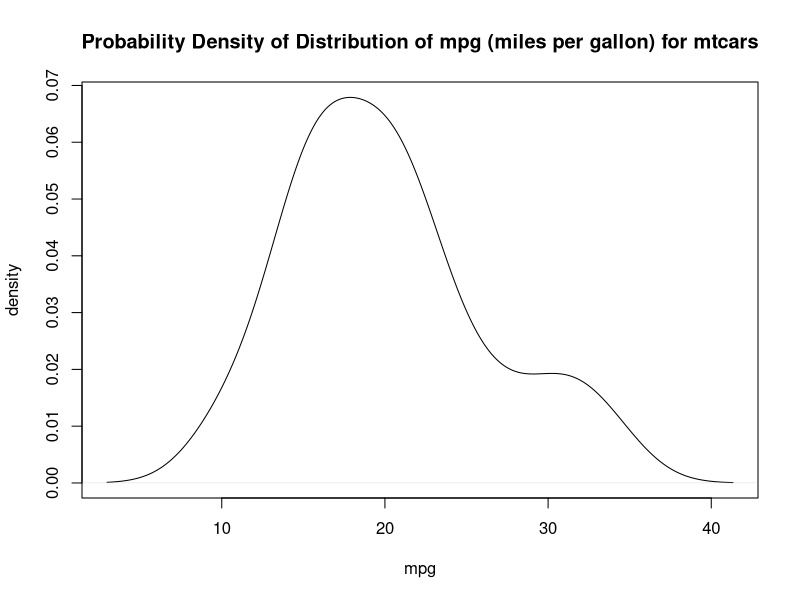
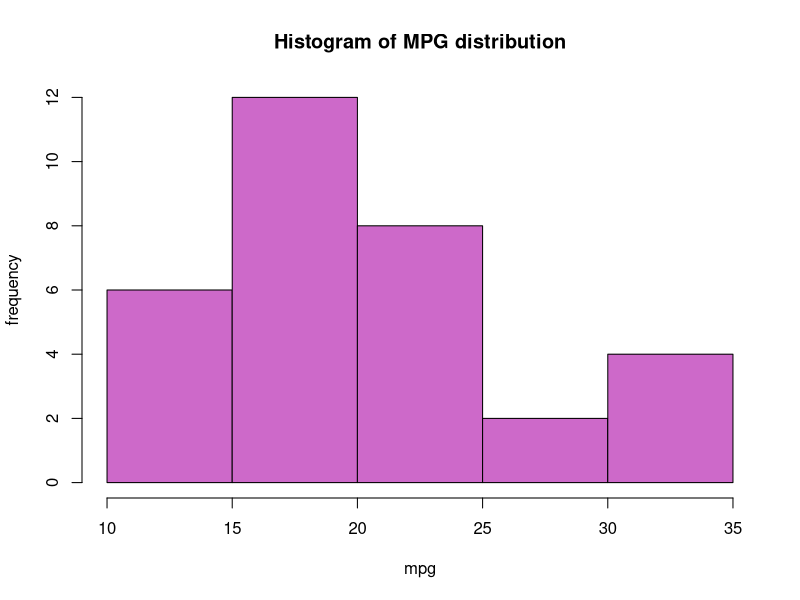

The R source for these figures, in order:
# 02: find the min, max, percentiles, variance, stddev, covar, correl, prob distr
# [COMPLETE]
data(mtcars)
head(mtcars)   
str(mtcars) 

minimum <- apply(mtcars, 2, min)
maximum <- apply(mtcars, 2, max)
percentiles <- apply(mtcars, 2, quantile)
variance <- apply(mtcars, 2, var)
standard_deviation <- apply(mtcars, 2, sd)
covariance <- cov(mtcars)
correlation <- cor(mtcars)

# Plot
# I have chosen to display the distribution of the mpg (miles per gallon, mileage)
mpg_prob_density <- density(mtcars$mpg)
plot(mpg_prob_density, main = "Probability Density of Distribution of mpg (miles per gallon) for mtcars", xlab = "mpg", ylab = "density")

# added histogram
hist(mtcars$mpg, 
    main = "Histogram of MPG distribution",
    xlab = "mpg",
    ylab = "frequency",
    col = "orchid3",
    border = "black")

# print all evaluated results
maximum
minimum
percentiles
variance
standard_deviation
covariance
correlation




